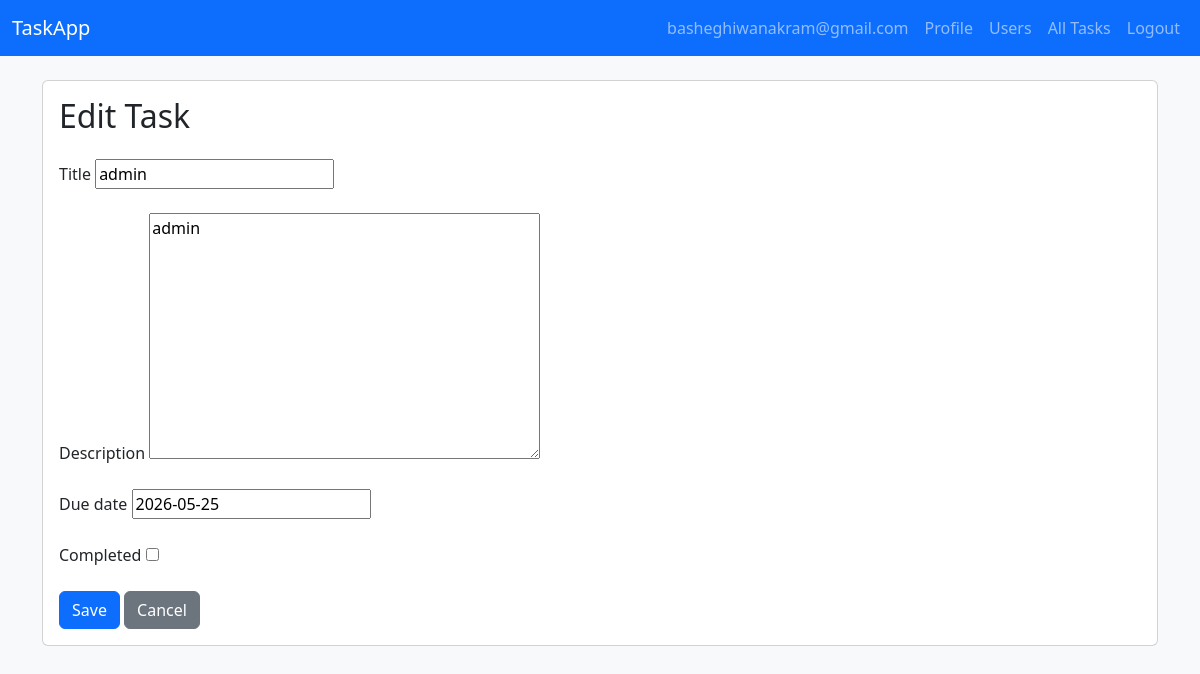
The page /tasks/6/update/ (signed in) on the database its author committed.
### accounte/models.py (models this page shows, shortened)
class Task(models.Model):
    owner = models.ForeignKey(settings.AUTH_USER_MODEL, on_delete=models.CASCADE, related_name='tasks')
    title = models.CharField(max_length=200)
    description = models.TextField(blank=True)
    created_at = models.DateTimeField(auto_now_add=True)
    due_date = models.DateField(null=True, blank=True)
    completed = models.BooleanField(default=False)
    class Meta:
        ordering = ['-created_at']

### accounte/views.py (the view, shortened to what this page needs)
# urls.py: path('tasks/<int:pk>/update/', TaskUpdateView.as_view(), name='task-update'),
class TaskUpdateView(LoginRequiredMixin, UpdateView):
    model = Task
    fields = ['title', 'description', 'due_date', 'completed']
    template_name = 'accounte/task_form.html'
    def get_queryset(self):
        return Task.objects.filter(owner=self.request.user)

### accounte/templates/accounte/task_form.html (shortened to what this page needs)
{% extends 'accounte/base.html' %} {% block title %}Task Form{% endblock %} {%block content %}
<div class="card">
  <div class="card-body">
    <h2 class="card-title mb-4">
      {% if object %}Edit Task{% else %}New Task{% endif %}
    </h2>
    <form method="post">
      {% csrf_token %} {% for field in form %}
      <div class="mb-3">
        <label class="form-label" for="{{ field.id_for_label }}"
          >{{ field.label }}</labe >
        {{ field }}
      </div>
      {% endfor %}
      <button type="submit" class="btn btn-primary">Save</button>
      <a href="{% url 'task-list' %}" class="btn btn-secondary">Cancel</a>
    </form>
  </div>
</div>
{% endblock %}

### accounte/templates/accounte/base.html (shortened to what this page needs)
<!doctype html>
<html lang="en">
  <head>
    <link
      rel="stylesheet"
      href="https://cdn.jsdelivr.net/npm/bootstrap@5.3.0/dist/css/bootstrap.min.css"
    />
  </head>
  <body class="bg-light">
    <nav class="navbar navbar-expand-lg navbar-dark bg-primary mb-4">
      <div class="container-fluid">
        <a class="navbar-brand" href="{% url 'task-list' %}"> TaskApp </a>
        <div class="collapse navbar-collapse">
          <ul class="navbar-nav ms-auto">
            {% if request.user.is_authenticated %}
            <li class="nav-item">
              <a class="nav-link" href="#"> {{ request.user.username }} </a>
            </li>
            <li class="nav-item">
              <a class="nav-link" href="{% url 'profile' %}"> Profile </a>
            </li>
            {% if request.user.is_superuser %}
            <li class="nav-item">
              <a class="nav-link" href="{% url 'user-list' %}"> Users </a>
            </li>
            <li class="nav-item">
              <a class="nav-link" href="{% url 'tasks-list' %}"> All Tasks </a>
            </li>
            {% endif %}
            <li class="nav-item">
              <a class="nav-link" href="{% url 'logout' %}"> Logout </a>
            </li>
            {% endif %}
          </ul>
        </div>
      </div>
    </nav>
    <div class="container">
       {% block content %} {% endblock %}
    </div>
  </body>
</html>

### rows shown on the page
Task: form "admin" "admin" "2026-05-25"

### other values the page prints
{{ request.user.username }} "basheghiwanakram@gmail.com"
{{ field.label }} "Title" "Description" "Due date" "Completed"
